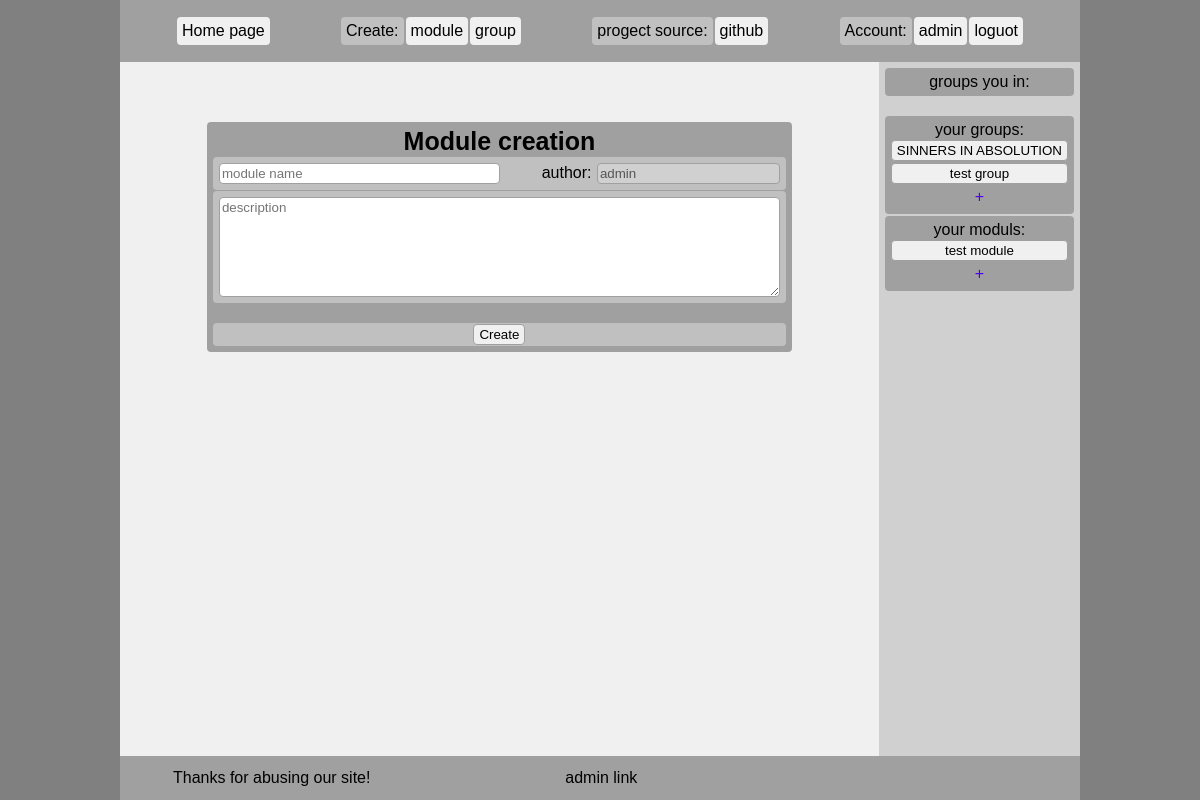
Before: /tasks/create/ (signed in) with the older database file.
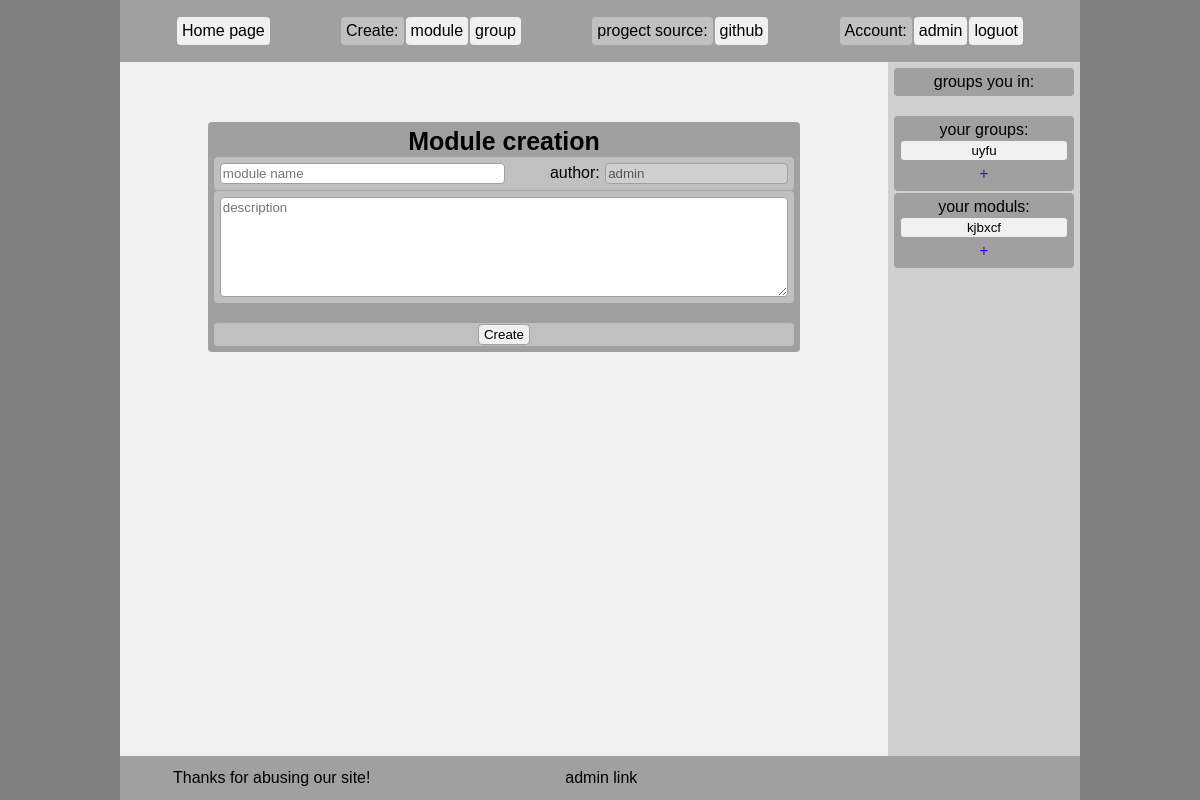
After: the same page with the newer database file.
### groups/models.py (models this page shows)
class Group(models.Model):
    author          = models.ForeignKey(User, related_name="group_author", on_delete=models.CASCADE, null=True)
    name            = models.CharField(max_length=32, default="")
    description     = models.CharField(max_length=1024, default="")
    creation_date   = models.DateTimeField(default=timezone.now())
    id              = models.CharField(max_length=16, unique=True, primary_key = True)
    moduls_data     = models.ManyToManyField(ModuleData, related_name="moduls_data", blank=True)
    members         = models.ManyToManyField(User, related_name="members", blank=True)
    members_pending = models.ManyToManyField(User, related_name="member_pending", blank=True)

### tasks/models.py (models this page shows, shortened)
class Module(models.Model):
    name            = models.CharField(max_length=64, default="")
    author          = models.ForeignKey(User, on_delete=models.CASCADE)
    description     = models.CharField(max_length=1024, default="")
    creation_date   = models.DateTimeField(default=timezone.now())
    tasks           = models.ManyToManyField(Task, related_name="tasks", blank=True)
    is_tasks_rnd    = models.BooleanField(default=False)
    id              = models.CharField(max_length=16, unique=True, primary_key=True)

### static/py/decorators.py (the view)
    def _check_auntification(request, *args, **kargs):
        if not request.user.is_authenticated:
            return TemplateResponse(request, 'to_sign.html')
        return func(request, *args, **kargs)

### static/py/view.py (called while the page is built)
def get_base_context(request):
    context = {}
    for cookie_name, cookie_value in request.COOKIES.items():print('🍪',cookie_name, '-=-', cookie_value)
    for session in request.session.items():print('🖥️ ',session)
    if request.user.is_authenticated:
        context['groups_you_in'] = Group.objects.filter(members__username=request.user.username)
        context['your_groups'] = Group.objects.filter(author=request.user)
        context['your_moduls'] = Module.objects.filter(author=request.user)
    return context

### tasks/views.py (called while the page is built, shortened)
@check_auntification
def CreateView(request):
    if request.method != 'POST':
        context = get_base_context(request)
        return render(request, 'module_create.html', context)

### tasks/templates/module_create.html
{% extends './base.html' %}
{% block content %}
{% load i18n %}
<div class="bigbox">
    <h1>{% trans 'Module creation' %}</h1>
    <form method="POST" id="form"> {% csrf_token %}
        <div class="flex flex-sb component2">
            <input id="id_name" name="name" type="text" placeholder="{% trans 'module name' %}" maxlength="32" style="width: 50%"/>
            <div>
                {% trans 'author' %}:
                <input value="{{user}}" disabled=true/>
            </div>
        </div>
        <div class="flex component2">
            <textarea id="id_description" name="description" placeholder="{% trans 'description' %}" maxlength="1024" style="width: 100%; resize: vertical; height: 100px;"></textarea>
        </div>
        <br>
        <div class="submitbox">
            <input type="submit" value="{% trans 'Create' %}">
        </div>
    </form>
</div>
{% endblock %}

### static/templates/sider.html (shortened to what this page needs)
{% load i18n %}
{% load DWP %}
<div class="box flex-col">
    <div class="flex-jc">
        {%trans 'groups you in'%}:
    </div>
</div>
<br>
<div class="box flex-col">
    <div class="flex-jc">
        {%trans 'your groups'%}:
    </div>
    {%for group in your_groups%}
    <div class="flex">
        <input type="button" style="width: 100%;" onclick="window.location.href = '/groups/?id={{group.id}}'" value="{{group.name}}">
    </div>
    {%endfor%}
    <div class="flex-jc">
        <a href="/groups/create/">+</a>
    </div>
</div>
<div class="box flex-col">
    <div class="flex-jc">
        {%trans 'your moduls'%}:
    </div>
    {%for module in your_moduls%}
    <div class="flex">
        <input type="button" style="width: 100%;" onclick="window.location.href = '/tasks/?id={{module.id}}'" value="{{module.name}}">
    </div>
    {%endfor%}
    <div class="flex-jc">
        <a href="/tasks/create/">+</a>
    </div>
</div>

Changed rows visible on the page:
removed Group: name "SINNERS IN ABSOLUTION"
removed Group: name "test group"
removed Module: name "test module"
added Group: name "uyfu"
added Module: name "kjbxcf"
